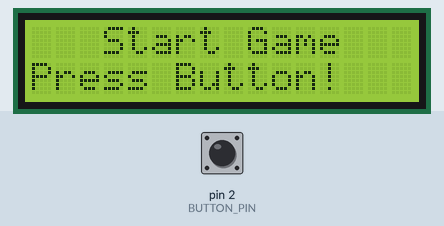
The sketch below on a simulated Arduino Uno, built with avr-gcc and run on an emulated ATmega328P. Parts: 16×2 character LCD. The inputs (shaded band) are chosen by the test bench; at power-on: pin 2 (BUTTON_PIN) HIGH.

Above: at 1.2 s.
1.3 s: pin 2 (BUTTON_PIN) pulled LOW for 0.15 s
At 1.7 s:
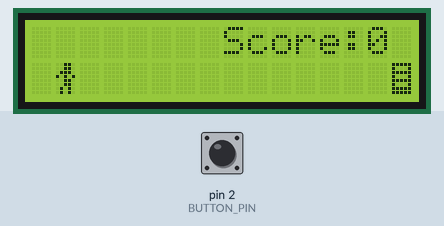
3.8 s: pin 2 (BUTTON_PIN) pulled LOW for 1 s
At 4.13 s:
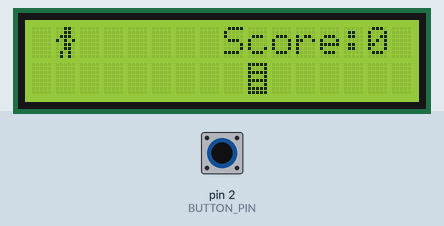
7.8 s: pin 2 (BUTTON_PIN) pulled LOW for 3.2 s
At 9.97 s:
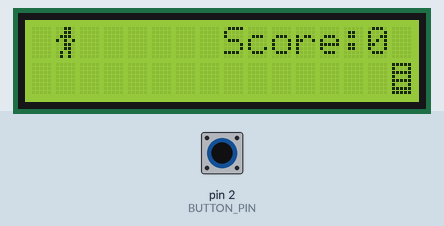
12.5 s: pin 2 (BUTTON_PIN) pulled LOW for 3.2 s
At 16.02 s:
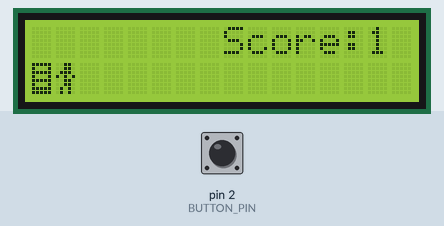
Timing chart, 0 to 17.5 s (numbered marks = the images above; inputs shaded):
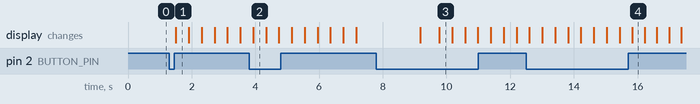

Measured:
- after the input at 1.3 s, the display: first changes after 0.20 s (image 1 shows a later state)
- after the input at 3.8 s, the display: changes after 0.13 s (image 2)
- after the input at 7.8 s, the display: first differs from a run without the input after 2.0 s (image 3 shows a later state)
- after the input at 12.5 s, the display: first changes after 0.11 s (image 4 shows a later state)
- what the display in image 1 shows lasts 0.4 s, from 1.5 s to 1.9 s

The sketch:

game_in_c.ino
```cpp
#include <LiquidCrystal.h>

#define BUTTON_PIN 2  // Push button connected to pin 2

LiquidCrystal lcd(7, 8, 9, 10, 11, 12);

bool gameRunning = false;
int score = 0;
int boyRow = 1;   // 1 = ground, 0 = jump
int obsPos = 15;   // Obstacle position
bool isJumping = false;
int jumpTimer = 0;

// Speed Variables
int gameSpeed = 400;  // Initial speed (higher value = slower)
int minSpeed = 100;   // Fastest speed limit
int speedDecreaseRate = 20;  // How much speed increases per point

// Custom character for the boy
byte boyCharacter[8] = {
    0b00110,
    0b00110,
    0b01110,
    0b10101,
    0b00110,
    0b00110,
    0b01010,
    0b01010
};

// Custom character for brick obstacle
byte brickCharacter[8] = {
    0b11111,
    0b10001,
    0b11111,
    0b10001,
    0b11111,
    0b10001,
    0b11111,
    0b11111
};

void setup() {
    pinMode(BUTTON_PIN, INPUT_PULLUP);
    lcd.begin(16, 2);
    lcd.createChar(0, boyCharacter);   // Create the boy character
    lcd.createChar(1, brickCharacter); // Create the brick obstacle
    showStartScreen();
}

void loop() {
    if (!gameRunning) {
        if (digitalRead(BUTTON_PIN) == LOW) {
            delay(200);  // Debounce delay
            startGame();
        }
        return;
    }

    updateGame();
    delay(gameSpeed);  // Game speed is dynamic now!
}

void showStartScreen() {
    lcd.clear();
    lcd.setCursor(3, 0);
    lcd.print("Start Game");
    lcd.setCursor(0, 1);
    lcd.print("Press Button!");
}

void startGame() {
    gameRunning = true;
    score = 0;
    boyRow = 1;
    obsPos = 15;
    isJumping = false;
    jumpTimer = 0;
    gameSpeed = 400;  // Reset speed at the start of each game
    lcd.clear();
}

void updateGame() {
    lcd.clear();

    // Check if button is pressed for jumping
    if (digitalRead(BUTTON_PIN) == LOW && !isJumping) {
        isJumping = true;
        jumpTimer = 3;  // Dino stays in air for 3 cycles
    }

    // Handle jumping
    if (isJumping) {
        boyRow = 0;  // Dino in air
        jumpTimer--;
        if (jumpTimer <= 0) {
            isJumping = false;  // End jump
            boyRow = 1;  // boy lands
        }
    }

    // Show Boy character at correct row
    lcd.setCursor(1, boyRow);
    lcd.write(byte(0));  // Display the custom "boy" character

    // Show Brick Obstacle
    lcd.setCursor(obsPos, 1);
    lcd.write(byte(1));  // Display the custom "brick" character

    // Collision Detection
    if (obsPos == 1 && boyRow == 1) {
        gameOver();
        return;
    }

    // Move obstacle left
    obsPos--;
    if (obsPos < 0) {
        obsPos = 15;  // Reset obstacle position (infinite obstacles)
        score++;  // Increase score when an obstacle is passed

        // Increase speed gradually
        if (gameSpeed > minSpeed) {
            gameSpeed -= speedDecreaseRate;
        }
    }

    // Show score
    lcd.setCursor(8, 0);
    lcd.print("Score:");
    lcd.setCursor(14, 0);
    lcd.print(score);
}

void gameOver() {
    gameRunning = false;
    lcd.clear();
    lcd.setCursor(4, 0);
    lcd.print("Game Over");
    lcd.setCursor(2, 1);
    lcd.print("Score: ");
    lcd.print(score);
    delay(2000);
    showStartScreen();
}
```
